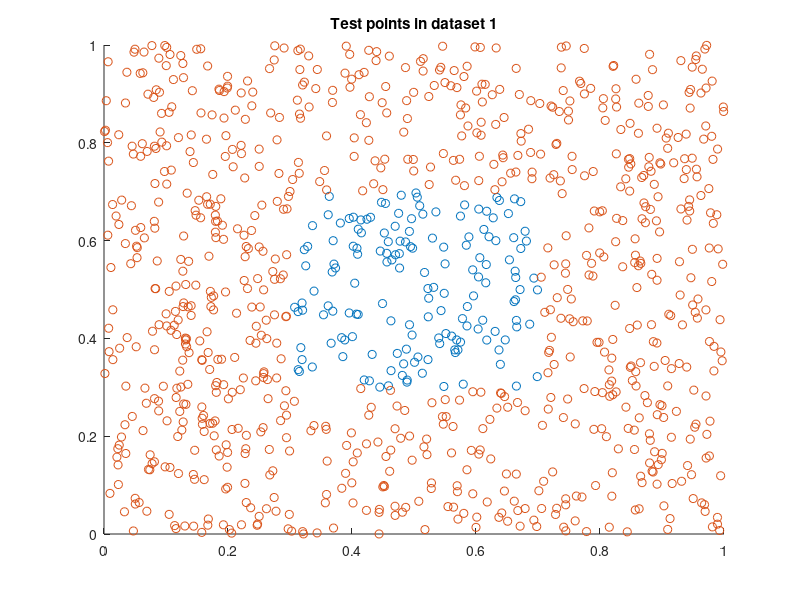

Reproduce this figure in MATLAB. (Note: this script raises an error after producing the figure.)
% CS 763: Assignment 4
% 24th March, 2016
% Authors: Ayush Baid, Niranjan Thakurdesai, Jainesh Doshi

clc;
clear;
close all;


%% a] generating Dataset 1

N = 2000;   % Total number of points
X = rand(N,2);   % Each row of X corresponds to a point

% Label points
y = zeros(N,1);
y_training = zeros(N/2,1);
y_test = zeros(N/2,1);
for i=1:size(X,1)
   if X(i,1)>=0.3 && X(i,1)<=0.7 && X(i,2)>=0.3 && X(i,2)<=0.7
       y(i) = 1;    % Point lies inside the rectangle bounded by x=0.3, x=0.7, y=0.3 and y=0.7
   else
       y(i) = -1;
   end
end

% Divide the dataset into training set and test set
seq = randperm(N);
X_training = zeros(N/2,2);
X_test = zeros(N/2,2);
for i=1:N/2
   X_training(i,:) = X(seq(i),:);
   y_training(i,:) = y(seq(i),:);
   X_test(i,:) = X(seq(N/2+i),:);
   y_test(i,:) = y(seq(N/2+i),:);
end

% Plotting the dataset
figure()
scatter(X_test(y_test>0,1),X_test(y_test>0,2),'b*');
hold on;
scatter(X_test(y_test<0,1),X_test(y_test<0,2),'r+');
hold off
title('Test points in dataset 1');

%% a] Adaboost for Dataset 1
% close all;
T = 40;

disp('****** Adaboost for Dataset 1 *****');

[ error_training,error_test,i_opt,p_opt,theta_opt,alpha ] = ...
    adaboost( X_training,X_test,T,y_training,y_test );

% get final classification
H = strong_classifier(X_test,i_opt,p_opt,theta_opt,alpha);


%% a] Plotting for dataset 1
% Plotting the result
figure()
scatter(X_test(H>0,1),X_test(H>0,2),'b*');
hold on;
scatter(X_test(H<0,1),X_test(H<0,2),'r+');
hold off
title('Adaboost result for test points in dataset 1');


figure()
hold on;
plot(error_training);
plot(error_test);
hold off;
xlabel('iters');
ylabel('error');
legend('Training set error','Test set error');
title('Adaboost for Dataset 1');

%% b] Generating Dataset 2

N = 2000;   % Total number of points
X = rand(N,2);   % Each row of X corresponds to a point

% Label points
y = zeros(N,1);
y_training = zeros(N/2,1);
y_test = zeros(N/2,1);
for i=1:size(X,1)
   if X(i,1)>=0.3 && X(i,1)<=0.7 && X(i,2)>=0.3 && X(i,2)<=0.7
       y(i) = 1;    % Point lies inside the rectangle bounded by x=0.3, x=0.7, y=0.3 and y=0.7
   elseif (X(i,1)>0.15 && X(i,1)<0.25) || (X(i,1)>0.75 && X(i,1)<0.85)
       y(i) = 1;   
   elseif (X(i,2)>0.15 && X(i,2)<0.25) || (X(i,2)>0.75 && X(i,2)<0.85)
       y(i) = 1;
   else
       y(i) = -1;
   end
end

% Divide the dataset into training set and test set
seq = randperm(N);
X_training = zeros(N/2,2);
X_test = zeros(N/2,2);
for i=1:N/2
   X_training(i,:) = X(seq(i),:);
   y_training(i,:) = y(seq(i),:);
   X_test(i,:) = X(seq(N/2+i),:);
   y_test(i,:) = y(seq(N/2+i),:);
end

% Plotting the dataset
figure()
scatter(X_test(y_test>0,1),X_test(y_test>0,2),'b*');
hold on;
scatter(X_test(y_test<0,1),X_test(y_test<0,2),'r+');
hold off
title('Test points in dataset 2');

%% b] Adaboost for Dataset 2
% close all;
T = 40;

disp('****** Adaboost for Dataset 2 *****');

[ error_training,error_test,i_opt,p_opt,theta_opt,alpha ] = ...
    adaboost( X_training,X_test,T,y_training,y_test );

% get final classification
H = strong_classifier(X_test,i_opt,p_opt,theta_opt,alpha);


%% b] Plotting for dataset 2
% Plotting the result
figure()
scatter(X_test(H>0,1),X_test(H>0,2),'b*');
hold on;
scatter(X_test(H<0,1),X_test(H<0,2),'r+');
hold off
title('Adaboost result for test points in dataset 2');


figure()
hold on;
plot(error_training);
plot(error_test);
hold off;
xlabel('iters');
ylabel('error');
legend('Training set error','Test set error');
title('Adaboost for Dataset 3');

%% c] Generating Dataset 3

N = 2000;   % Total number of points
X = 2*randn(N,2);   % Each row of X corresponds to a point

dist = sqrt(sum(X.^2,2));

% Label points
y = -1*ones(N,1);
y_training = zeros(N/2,1);
y_test = zeros(N/2,1);

idx = dist<2;

y(idx) = 1;


% Divide the dataset into training set and test set
seq = randperm(N);
X_training = zeros(N/2,2);
X_test = zeros(N/2,2);
for i=1:N/2
   X_training(i,:) = X(seq(i),:);
   y_training(i,:) = y(seq(i),:);
   X_test(i,:) = X(seq(N/2+i),:);
   y_test(i,:) = y(seq(N/2+i),:);
end

% Plotting the dataset
figure()
scatter(X_test(y_test>0,1),X_test(y_test>0,2),'b*');
hold on;
scatter(X_test(y_test<0,1),X_test(y_test<0,2),'r+');
hold off
title('Test points in dataset 3');

%% c] Adaboost for Dataset 3
% close all;
T = 40;

disp('****** Adaboost for Dataset 3 *****');

[ error_training,error_test,i_opt,p_opt,theta_opt,alpha ] = ...
    adaboost( X_training,X_test,T,y_training,y_test );

% get final classification
H = strong_classifier(X_test,i_opt,p_opt,theta_opt,alpha);


%% c] Plotting for dataset 3
% Plotting the result
figure()
scatter(X_test(H>0,1),X_test(H>0,2),'b*');
hold on;
scatter(X_test(H<0,1),X_test(H<0,2),'r+');
hold off
title('Adaboost result for test points in dataset 3');


figure()
hold on;
plot(error_training);
plot(error_test);
hold off;
xlabel('iters');
ylabel('error');
legend('Training set error','Test set error');
title('Adaboost for Dataset 3');

%% d] Generating Dataset 4

N = 2000;   % Total number of points
X = 2*randn(N,2);   % Each row of X corresponds to a point

dist = sqrt(sum(X.^2,2));

% Label points
y = -1*ones(N,1);
y_training = zeros(N/2,1);
y_test = zeros(N/2,1);

idx = dist<2 | (dist>2.5 & dist<3);
y(idx) = 1;


% Divide the dataset into training set and test set
seq = randperm(N);
X_training = zeros(N/2,2);
X_test = zeros(N/2,2);
for i=1:N/2
   X_training(i,:) = X(seq(i),:);
   y_training(i,:) = y(seq(i),:);
   X_test(i,:) = X(seq(N/2+i),:);
   y_test(i,:) = y(seq(N/2+i),:);
end

% Plotting the dataset
figure()
scatter(X_test(y_test>0,1),X_test(y_test>0,2),'b*');
hold on;
scatter(X_test(y_test<0,1),X_test(y_test<0,2),'r+');
hold off
title('Test points in dataset 4');


%% d] Adaboost for Dataset 4
% close all;
T = 40;

disp('****** Adaboost for Dataset 4 *****');

[ error_training,error_test,i_opt,p_opt,theta_opt,alpha ] = ...
    adaboost( X_training,X_test,T,y_training,y_test );

% get final classification
H = strong_classifier(X_test,i_opt,p_opt,theta_opt,alpha);


%% d] Plotting for dataset 4
% Plotting the result
figure()
scatter(X_test(H>0,1),X_test(H>0,2),'b*');
hold on;
scatter(X_test(H<0,1),X_test(H<0,2),'r+');
hold off
title('Adaboost result for test points in dataset 4');


figure()
hold on;
plot(error_training);
plot(error_test);
hold off;
xlabel('iters');
ylabel('error');
legend('Training set error','Test set error');
title('Adaboost for Dataset 4');

% TODO: Do you notice something peculiar with the fourth dataset? Explain
% what you would you do to remedy that situation (there is no need to implement). 

%% e] Reading the MNIST database
[I,labels,I_test,labels_test] = readMNIST;

%% e] Generating training and test sets from the MNIST database
sample_img = I_test{1};
vecSize = size(sample_img,1)*size(sample_img,2);

N_test = length(I_test);    % Total number of test images
N_training = 5000;          % Total number of training images

% Label test points
y_test = -1*ones(N_test,1);
y_test(labels_test==2)=1;
% Label training points
y_training = -1*ones(N_training,1);
y_training(labels(1:N_training)==2)=1;

% Divide the dataset into training set and test set
X_training = zeros(N_training,vecSize);
X_test = zeros(N_test,vecSize);

for i=1:N_test
    sample_img = I_test{i};
    X_test(i,:) = sample_img(:)';
end
for i=1:N_training
    sample_img = I{i};
    X_training(i,:) = sample_img(:)';
end

%% e] Adaboost for MNIST database
T = 40;

disp('****** Adaboost for MNIST dataset *****');

[ error_training,error_test,i_opt,p_opt,theta_opt,alpha ] = ...
    adaboost( X_training,X_test,T,y_training,y_test );

% get final classification
H = strong_classifier(X_test,i_opt,p_opt,theta_opt,alpha);

%% e] Plotting for MNIST database
figure()
hold on;
plot(error_training);
plot(error_test);
hold off;
xlabel('iters');
ylabel('error');
legend('Training set error','Test set error');
title('Adaboost for MNIST');
